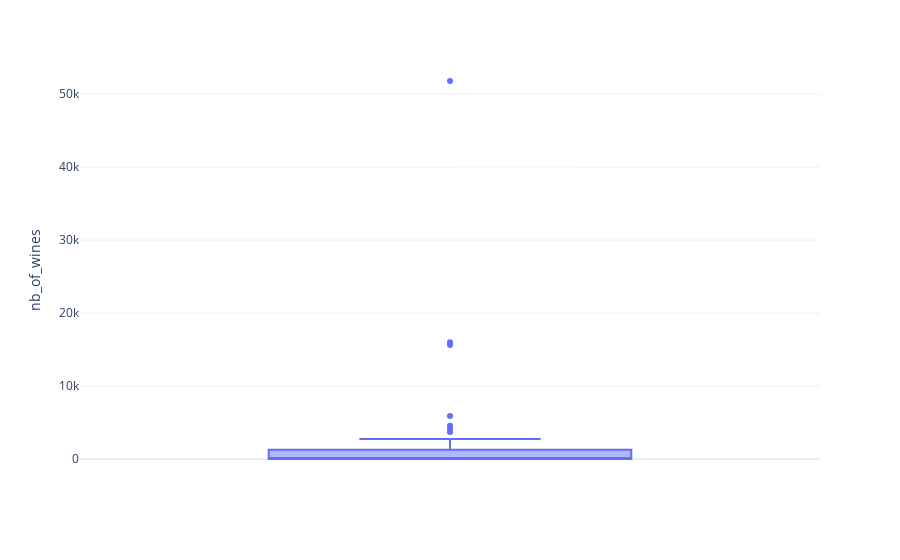

Here is the notebook cell this chart was saved with:
### Code cell
# Visualize outliers
fig_out = px.box(df_global_calc,
                y='nb_of_wines',
                # color_continuous_scale=colors_monochromatic, # Fix this: set colour according to the palette
                )
fig_out.show()

### Figure 1 — Plotly figure (JSON) as saved in the notebook; plotly's stock layout.template omitted (floating-point values rounded to 4 significant figures)
{"data": [{"alignmentgroup": "True", "hovertemplate": "nb_of_wines=%{y}<extra></extra>", "legendgroup": "", "marker": {"color": "#636efa"}, "name": "", "notched": false, "offsetgroup": "", "orientation": "v", "showlegend": false, "type": "box", "x0": " ", "xaxis": "x", "y": [51801, 16017, 15610, 5905, 4566, 4114, 3702, 2741, 2095, 1986, 1283, 1187, 482, 438, 242, 141, 130, 117, 108, 90, 81, 78, 70, 65, 56, 55, 37, 31, 28, 16, 12, 12, 11, 9, 9, 7, 5, 3, 2, 2, 1, 1], "y0": " ", "yaxis": "y"}], "layout": {"boxmode": "group", "legend": {"tracegroupgap": 0}, "margin": {"t": 60}, "xaxis": {"anchor": "y", "domain": [0, 1]}, "yaxis": {"anchor": "x", "domain": [0, 1], "title": {"text": "nb_of_wines"}}}}
